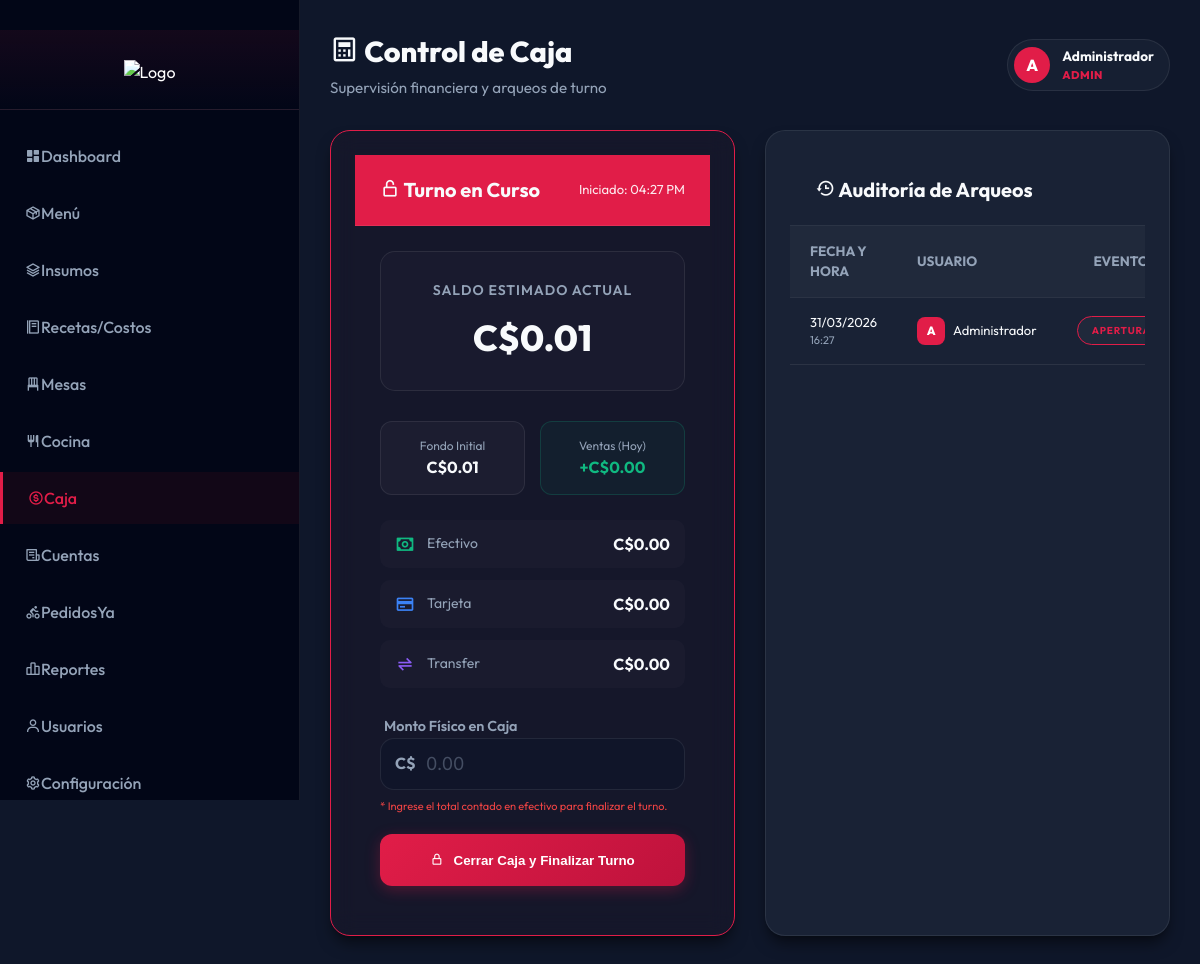
Page /caja.php (signed in) on the committed database.
### tables this page shows
CREATE TABLE `roles` (
  `id` int(11) NOT NULL AUTO_INCREMENT,
  `name` varchar(50) NOT NULL,
  PRIMARY KEY (`id`),
  UNIQUE KEY `name` (`name`)
);

CREATE TABLE `cash_register` (
  `id` int(11) NOT NULL AUTO_INCREMENT,
  `user_id` int(11) NOT NULL,
  `amount` decimal(10,2) NOT NULL,
  `type` enum('open','close') NOT NULL,
  `date_created` timestamp NOT NULL DEFAULT current_timestamp(),
  `status` enum('active','closed') DEFAULT 'active',
  `expected_amount` decimal(10,2) DEFAULT NULL,
  `difference` decimal(10,2) DEFAULT NULL,
  PRIMARY KEY (`id`),
  KEY `user_id` (`user_id`),
  CONSTRAINT `cash_register_ibfk_1` FOREIGN KEY (`user_id`) REFERENCES `users` (`id`) ON UPDATE CASCADE
);

CREATE TABLE `users` (
  `id` int(11) NOT NULL AUTO_INCREMENT,
  `name` varchar(100) NOT NULL,
  `email` varchar(100) NOT NULL,
  `username` varchar(50) NOT NULL,
  `password` varchar(255) NOT NULL,
  `role_id` int(11) NOT NULL,
  `status` enum('active','inactive') DEFAULT 'active',
  `created_at` timestamp NOT NULL DEFAULT current_timestamp(),
  `is_super_admin` tinyint(1) DEFAULT 0,
  PRIMARY KEY (`id`),
  UNIQUE KEY `email` (`email`),
  UNIQUE KEY `username` (`username`),
  KEY `role_id` (`role_id`),
  CONSTRAINT `users_ibfk_1` FOREIGN KEY (`role_id`) REFERENCES `roles` (`id`) ON UPDATE CASCADE
);

### caja.php (the view, shortened to what this page needs)
<?php
require_once __DIR__ . '/config/db.php';
if (isset($_SESSION['is_super_admin']) && $_SESSION['is_super_admin'] == 1) {
    $stmt = $pdo->query('SELECT cr.*, u.name as user_name FROM cash_register cr JOIN users u ON cr.user_id = u.id WHERE cr.status = "active" ORDER BY cr.id DESC LIMIT 1');
    $active_register = $stmt->fetch();
} else {
    $stmt = $pdo->prepare('SELECT cr.*, u.name as user_name FROM cash_register cr JOIN users u ON cr.user_id = u.id WHERE cr.user_id = ? AND cr.status = "active" ORDER BY cr.id DESC LIMIT 1');
    $stmt->execute([$_SESSION['user_id']]);
    $active_register = $stmt->fetch();
}
$today_sales = 0;
$payment_breakdown = ['cash' => 0, 'card' => 0, 'transfer' => 0];
if ($active_register) {
    $stmt = $pdo->prepare('
        SELECT SUM(p.amount) as total
        FROM payments p
        WHERE p.date_created >= ?
    ');
    $stmt->execute([$active_register['date_created']]);
    $result = $stmt->fetch();
    $today_sales = $result['total'] ?? 0;
}
$stmt = $pdo->prepare('SELECT cr.*, u.name as user_name FROM cash_register cr JOIN users u ON cr.user_id = u.id ORDER BY cr.date_created DESC LIMIT 20');
$stmt->execute();
$register_history = $stmt->fetchAll();
$stmt = $pdo->prepare('SELECT name FROM roles WHERE id = ?');
$stmt->execute([$_SESSION['role_id']]);
$user_role_name = $stmt->fetchColumn() ?: 'Usuario';
?>
<?php include __DIR__ . '/includes/header.php'; ?>
<div class="dashboard-wrapper">
    <?php include __DIR__ . '/includes/sidebar.php'; ?>
    <main class="main-content">
        <div class="fc-header" style="margin-bottom: 30px;">
            <div class="fc-header-left">
                <h1><i class='bx bx-calculator'></i> Control de Caja</h1>
                <p>Supervisión financiera y arqueos de turno</p>
            </div>
            <div class="fc-header-right no-print">
                <div class="fc-user-pill">
                    <div class="fc-user-avatar"><?= strtoupper(substr($_SESSION['name'], 0, 1)) ?></div>
                    <div class="fc-user-info">
                        <span class="name"><?= htmlspecialchars($_SESSION['name']) ?></span>
                        <span class="role"><?= htmlspecialchars($user_role_name) ?></span>
                    </div>
                </div>
            </div>
        </div>
        <div style="display: grid; grid-template-columns: repeat(auto-fit, minmax(400px, 1fr)); gap: 30px; margin-bottom: 30px;">
            <?php if ($active_register): ?>
                <div class="fc-card" style="margin: 0; border: 1px solid var(--fc-primary); background: rgba(225, 29, 72, 0.03);">
                    <div class="fc-modal-header" style="background: var(--fc-primary); color: white;">
                        <h3><i class='bx bx-lock-open-alt'></i> Turno en Curso</h3>
                        <span style="font-size: 13px; opacity: 0.9;">Iniciado: <?= date('h:i A', strtotime($active_register['date_created'])) ?></span>
                    </div>
                    <div class="fc-modal-body">
                        <?php $is_admin = ($_SESSION['role_id'] == 1 || $_SESSION['role_id'] == 5); ?>
                        <?php if($is_admin): ?>
                            <div style="text-align: center; margin-bottom: 30px; padding: 25px; background: rgba(255,255,255,0.02); border-radius: 15px; border: 1px solid var(--fc-border);">
                                <span style="color: var(--fc-text-sec); font-size: 14px; font-weight: 600; text-transform: uppercase; letter-spacing: 1px;">Saldo Estimado Actual</span>
                                <div style="color: var(--fc-text-main); font-size: 36px; font-weight: 800; margin-top: 10px;">C$<?= number_format($active_register['amount'] + $today_sales, 2) ?></div>
                            </div>
                            <div style="display: grid; grid-template-columns: 1fr 1fr; gap: 15px; margin-bottom: 25px;">
                                <div style="padding: 15px; background: rgba(255,255,255,0.03); border-radius: 12px; border: 1px solid var(--fc-border); text-align: center;">
                                    <span style="display: block; color: var(--fc-text-sec); font-size: 12px;">Fondo Initial</span>
                                    <span style="color: var(--fc-text-main); font-weight: 700;">C$<?= number_format($active_register['amount'], 2) ?></span>
                                </div>
                                <div style="padding: 15px; background: rgba(16, 185, 129, 0.05); border-radius: 12px; border: 1px solid rgba(16, 185, 129, 0.2); text-align: center;">
                                    <span style="display: block; color: var(--fc-text-sec); font-size: 12px;">Ventas (Hoy)</span>
                                    <span style="color: #10b981; font-weight: 700;">+C$<?= number_format($today_sales, 2) ?></span>
                                </div>
                            </div>
                            <div style="display: flex; flex-direction: column; gap: 12px; margin-bottom: 25px;">
                                <?php
                                $m_data = [
                                    ['icon' => 'bx-money', 'label' => 'Efectivo', 'val' => $payment_breakdown['cash'], 'color' => '#10b981'],
                                    ['icon' => 'bx-credit-card', 'label' => 'Tarjeta', 'val' => $payment_breakdown['card'], 'color' => '#3b82f6'],
                                    ['icon' => 'bx-transfer-alt', 'label' => 'Transfer', 'val' => $payment_breakdown['transfer'], 'color' => '#8b5cf6']
                                ];
                                foreach($m_data as $m): ?>
                                    <div style="display: flex; align-items: center; justify-content: space-between; padding: 12px 15px; background: rgba(255,255,255,0.02); border-radius: 10px;">
                                        <div style="display: flex; align-items: center; gap: 12px;">
                                            <i class='bx <?= $m['icon'] ?>' style="font-size: 20px; color: <?= $m['color'] ?>;"></i>
                                            <span style="font-size: 14px; color: var(--fc-text-sec);"><?= $m['label'] ?></span>
                                        </div>
                                        <strong style="color: var(--fc-text-main);">C$<?= number_format($m['val'], 2) ?></strong>
                                    </div>
                                <?php endforeach; ?>
                            </div>
                        <?php endif; ?>
                        <form method="POST" class="fc-form" id="closeRegisterForm" style="margin-top: 20px;">
                            <div class="fc-form-group">
                                <label class="fc-label">Monto Físico en Caja</label>
                                <div style="position: relative;">
                                    <span style="position: absolute; left: 15px; top: 13px; color: var(--fc-text-sec); font-weight: 700;">C$</span>
                                    <input type="number" step="0.01" name="amount" class="fc-input" style="padding-left: 45px; height: 52px; font-size: 18px;" placeholder="0.00" required>
                                </div>
                                <small style="color: #ef4444; font-size: 11px; display: block; margin-top: 8px;">* Ingrese el total contado en efectivo para finalizar el turno.</small>
                            </div>
                            <button type="button" class="fc-btn fc-btn-primary fc-w100" style="height: 52px; font-weight: 700;" onclick="confirmCloseRegister()">
                                <i class='bx bx-lock-alt'></i> Cerrar Caja y Finalizar Turno
                            </button>
                        </form>
                    </div>
                </div>
            <?php endif; ?>
            <div class="fc-card" style="margin: 0;">
                <div class="fc-modal-header">
                    <h3><i class='bx bx-history'></i> Auditoría de Arqueos</h3>
                </div>
                <div class="fc-table-responsive">
                    <table class="fc-table">
                        <thead>
                            <tr>
                                <th>Fecha y Hora</th>
                                <th>Usuario</th>
                                <th style="text-align: center;">Evento</th>
                            </tr>
                        </thead>
                        <tbody>
                            <?php foreach ($register_history as $record): ?>
                                <tr>
                                    <td>
                                        <div style="font-size: 13px; color: var(--fc-text-main);"><?= date('d/m/Y', strtotime($record['date_created'])) ?></div>
                                        <div style="font-size: 11px; color: var(--fc-text-sec);"><?= date('H:i', strtotime($record['date_created'])) ?></div>
                                    </td>
                                    <td>
                                        <div style="display:flex; align-items:center; gap:8px;">
                                            <div class="fc-user-avatar" style="width:28px; height:28px; font-size:12px; border-radius: 8px;">
                                                <?= strtoupper(substr($record['user_name'], 0, 1)) ?>
                                            </div>
                                            <span style="font-size: 13px;"><?= htmlspecialchars($record['user_name']) ?></span>
                                        </div>
                                    </td>
                                    <td style="text-align: center;">
                                        <span class="fc-badge <?= $record['type'] === 'open' ? 'fc-badge-outline' : 'fc-badge-primary' ?>" style="font-size: 10px;">
                                            <?= $record['type'] === 'open' ? 'APERTURA' : 'CIERRE' ?>
                                        </span>
                                    </td>
                                </tr>
                            <?php endforeach; ?>
                        </tbody>
                    </table>
                </div>
            </div>
        </div>
    </main>
</div>
<?php include __DIR__ . '/includes/footer.php'; ?>

### assets/css/style.css (style rules this page uses)
:root { --primary: #e11d48; --primary-dark: #be123c; --secondary: #4c1d95; --accent: #f43f5e; --success: #10b981; --danger: #ef4444; --bg-primary: #0f172a; --bg-secondary: #020617; --bg-card: rgba(30, 41, 59, 0.7); --text-primary: #f8fafc; --text-secondary: #94a3b8; --border-color: rgba(255, 255, 255, 0.05); --shadow: 0 10px 30px rgba(0, 0, 0, 0.4); }
* { margin: 0; padding: 0; box-sizing: border-box; }
body { font-family: "Inter", -apple-system, BlinkMacSystemFont, "Segoe UI", sans-serif; background: var(--bg-primary); color: var(--text-primary); line-height: 1.6; overflow-x: hidden; }
.dashboard-wrapper { display: flex; min-height: 100vh; }
.main-content { flex: 1; margin-left: 260px; padding: 30px; background: var(--bg-primary); }
* { scrollbar-width: thin; scrollbar-color: transparent transparent; transition: scrollbar-color 0.3s ease; }

### rows in the picture
roles: name "ADMIN"
cash_register: date_created "04:27 PM", $active_register['amount'] + $today_sales "0.01", amount "0.01", date_created "31/03/2026", date_created "16:27", user.name "A", user.name "Administrador", type "APERTURA"

### other values in the picture
substr($_SESSION['name'], 0, 1) "A"
$_SESSION['name'] "Administrador"
$today_sales "0.00"
$m['label'] "Efectivo"
$m['val'] "0.00"
$m['label'] "Tarjeta"
$m['label'] "Transfer"
